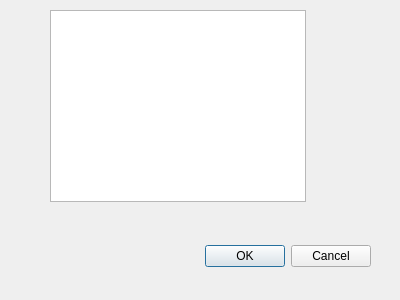
<?xml version="1.0" encoding="UTF-8"?>
<ui version="4.0">
 <class>Dialog</class>
 <widget class="QDialog" name="Dialog">
  <property name="geometry">
   <rect>
    <x>0</x>
    <y>0</y>
    <width>400</width>
    <height>300</height>
   </rect>
  </property>
  <property name="windowTitle">
   <string>Dialog</string>
  </property>
  <widget class="QDialogButtonBox" name="buttonBox">
   <property name="geometry">
    <rect>
     <x>30</x>
     <y>240</y>
     <width>341</width>
     <height>32</height>
    </rect>
   </property>
   <property name="orientation">
    <enum>Qt::Horizontal</enum>
   </property>
   <property name="standardButtons">
    <set>QDialogButtonBox::Cancel|QDialogButtonBox::Ok</set>
   </property>
  </widget>
  <widget class="QListWidget" name="listWidget">
   <property name="geometry">
    <rect>
     <x>50</x>
     <y>10</y>
     <width>256</width>
     <height>192</height>
    </rect>
   </property>
  </widget>
 </widget>
 <resources/>
 <connections>
  <connection>
   <sender>buttonBox</sender>
   <signal>accepted()</signal>
   <receiver>Dialog</receiver>
   <slot>accept()</slot>
   <hints>
    <hint type="sourcelabel">
     <x>248</x>
     <y>254</y>
    </hint>
    <hint type="destinationlabel">
     <x>157</x>
     <y>274</y>
    </hint>
   </hints>
  </connection>
  <connection>
   <sender>buttonBox</sender>
   <signal>rejected()</signal>
   <receiver>Dialog</receiver>
   <slot>reject()</slot>
   <hints>
    <hint type="sourcelabel">
     <x>316</x>
     <y>260</y>
    </hint>
    <hint type="destinationlabel">
     <x>286</x>
     <y>274</y>
    </hint>
   </hints>
  </connection>
 </connections>
</ui>
